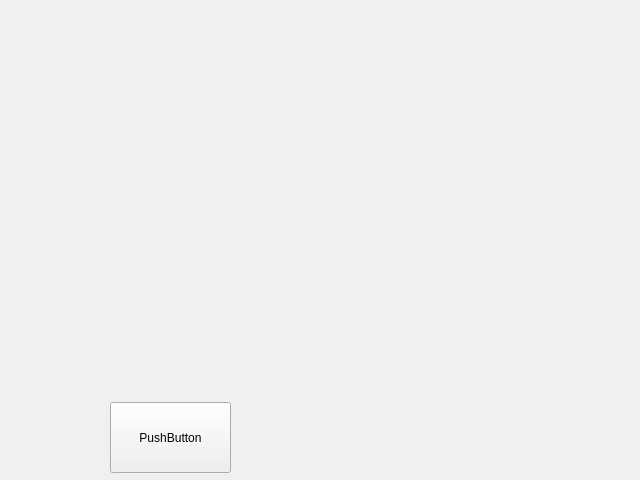
<?xml version="1.0" encoding="UTF-8"?>
<ui version="4.0">
 <class>UnitWindow</class>
 <widget class="QWidget" name="UnitWindow">
  <property name="geometry">
   <rect>
    <x>0</x>
    <y>0</y>
    <width>640</width>
    <height>480</height>
   </rect>
  </property>
  <property name="windowTitle">
   <string>Form</string>
  </property>
  <widget class="QPushButton" name="BackButton">
   <property name="geometry">
    <rect>
     <x>0</x>
     <y>0</y>
     <width>91</width>
     <height>101</height>
    </rect>
   </property>
   <property name="text">
    <string/>
   </property>
   <property name="icon">
    <iconset resource="Resources/biobloom.qrc">
     <normaloff>:/BackButtonIcon.png</normaloff>:/BackButtonIcon.png</iconset>
   </property>
   <property name="iconSize">
    <size>
     <width>85</width>
     <height>110</height>
    </size>
   </property>
   <property name="flat">
    <bool>true</bool>
   </property>
  </widget>
  <widget class="QPushButton" name="MusicButton">
   <property name="geometry">
    <rect>
     <x>0</x>
     <y>100</y>
     <width>91</width>
     <height>101</height>
    </rect>
   </property>
   <property name="text">
    <string/>
   </property>
   <property name="icon">
    <iconset resource="Resources/biobloom.qrc">
     <normaloff>:/MusicButtonIcon.jpg</normaloff>:/MusicButtonIcon.jpg</iconset>
   </property>
   <property name="iconSize">
    <size>
     <width>85</width>
     <height>110</height>
    </size>
   </property>
   <property name="flat">
    <bool>true</bool>
   </property>
  </widget>
  <widget class="QPushButton" name="pushButton">
   <property name="geometry">
    <rect>
     <x>110</x>
     <y>402</y>
     <width>121</width>
     <height>71</height>
    </rect>
   </property>
   <property name="text">
    <string>PushButton</string>
   </property>
  </widget>
 </widget>
 <resources>
  <include location="Resources/biobloom.qrc"/>
 </resources>
 <connections/>
</ui>
